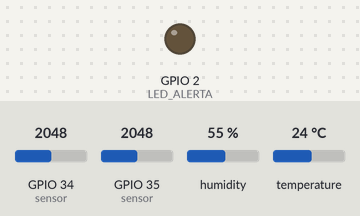
Recording of a sketch running on a simulated ESP32. Parts: output pins drawn as LEDs (lit = HIGH). The test bench sets the inputs (shaded band); at power-on: GPIO 34 (sensor) = 2048, GPIO 35 (sensor) = 2048, humidity 55 %, temperature 24 °C. WiFi joins after 1.5 s; servers stay silent unless stated; no MQTT or app messages arrive unless stated; what the sketch prints to the serial monitor is not drawn.

Above: at 0.1 s.
At 1.6 s:
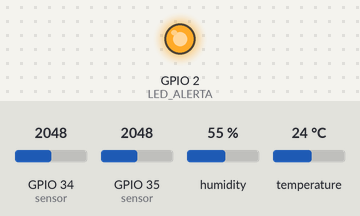
Timing chart, 0 to 3.1 s (numbered marks = the images above):
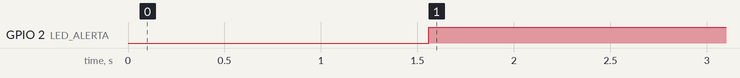

Measured:
- by itself, GPIO 2 (LED_ALERTA): LOW → HIGH at 1.6 s

The sketch:

codigo-fonte.ino
```cpp
#include <WiFi.h>
#include <PubSubClient.h>
#include <DHT.h>

// Definições dos pinos
#define PINO_DHT 15
#define TIPO_DHT DHT22
#define LED_ALERTA 2

DHT dht(PINO_DHT, TIPO_DHT);

// Dados da rede Wi-Fi (Wokwi usa Wi-Fi simulado)
const char* ssid = "Wokwi-GUEST";
const char* senha = "";

// Dados do servidor MQTT público
const char* servidorMQTT = "broker.hivemq.com";
const int portaMQTT = 1883;

WiFiClient espClient;
PubSubClient cliente(espClient);

void setup() {
  Serial.begin(115200);
  dht.begin();
  pinMode(LED_ALERTA, OUTPUT);

  // Conectar ao Wi-Fi
  WiFi.begin(ssid, senha);
  while (WiFi.status() != WL_CONNECTED) {
    delay(500);
    Serial.print(".");
  }
  Serial.println("\nWi-Fi conectado com sucesso!");

  cliente.setServer(servidorMQTT, portaMQTT);
}

void loop() {
  if (!cliente.connected()) {
    reconectar();
  }
  cliente.loop();

  // Leitura dos sensores simulados no Wokwi (potenciômetros nos pinos 34 e 35)
  int umidadeSolo = analogRead(34); // sensor de umidade do solo simulado
  int nivelAgua = analogRead(35);   // sensor de nível de água simulado

  // Leitura DHT22 (simulado no Wokwi)
  float umidadeAr = dht.readHumidity();
  float temperatura = dht.readTemperature();

  // Acende LED se os níveis estiverem críticos
  if (umidadeSolo > 700 && nivelAgua > 700) {
    digitalWrite(LED_ALERTA, HIGH);
  } else {
    digitalWrite(LED_ALERTA, LOW);
  }

  // Monta mensagem JSON
  String mensagem = "{\"umidadeSolo\":" + String(umidadeSolo) +
                    ",\"nivelAgua\":" + String(nivelAgua) +
                    ",\"temperatura\":" + String(temperatura, 1) +
                    ",\"umidadeAr\":" + String(umidadeAr, 1) + "}";

  // Publica no tópico MQTT
  cliente.publish("chuva/monitoramento", mensagem.c_str());

  Serial.println(mensagem);

  delay(5000);
}

void reconectar() {
  while (!cliente.connected()) {
    Serial.print("Tentando conectar MQTT...");
    if (cliente.connect("ESP32ChuvaAlerta")) {
      Serial.println("Conectado ao servidor MQTT");
    } else {
      Serial.print(".");
      delay(1000);
    }
  }
}
```
